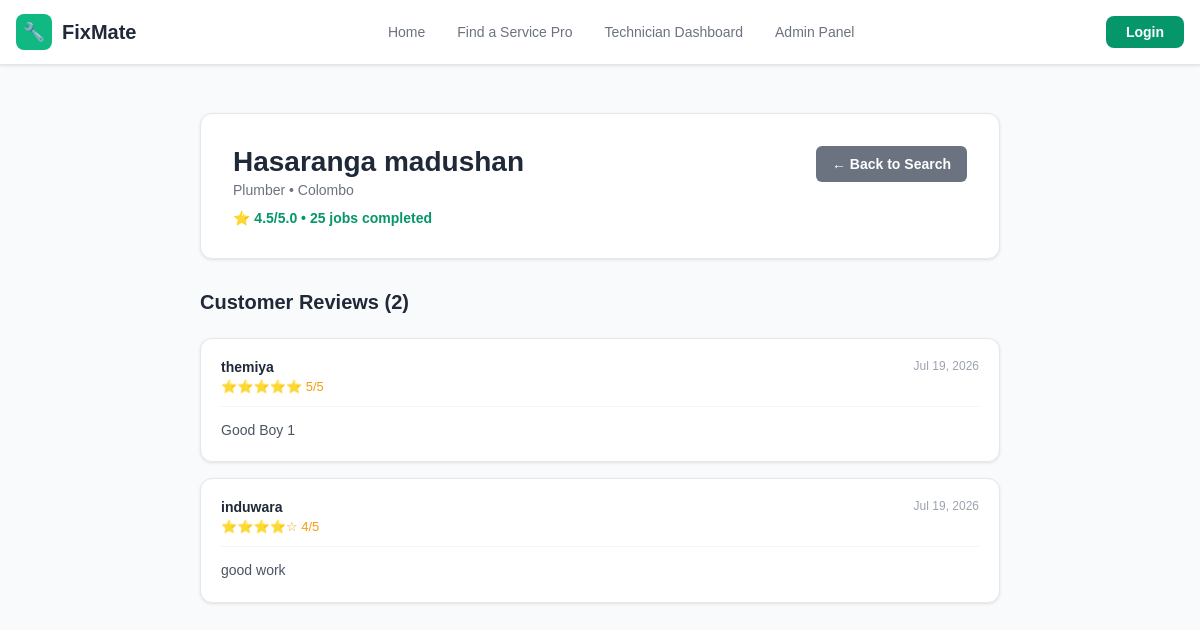
The page /pages/view_reviews.php?tech_id=2 on the database its author committed.
### tables this page shows
CREATE TABLE `technicians` (
  `id` int(11) NOT NULL AUTO_INCREMENT,
  `email` varchar(100) NOT NULL,
  `password` varchar(255) NOT NULL,
  `name` varchar(100) NOT NULL,
  `phone` varchar(20) NOT NULL,
  `district_id` int(11) NOT NULL,
  `service_id` int(11) NOT NULL,
  `experience` int(11) DEFAULT NULL,
  `rating` decimal(2,1) DEFAULT 5.0,
  `jobs_completed` int(11) DEFAULT 0,
  `bio` text DEFAULT NULL,
  `created_at` timestamp NOT NULL DEFAULT current_timestamp(),
  PRIMARY KEY (`id`),
  UNIQUE KEY `email` (`email`),
  KEY `district_id` (`district_id`),
  KEY `service_id` (`service_id`),
  CONSTRAINT `technicians_ibfk_1` FOREIGN KEY (`district_id`) REFERENCES `districts` (`id`),
  CONSTRAINT `technicians_ibfk_2` FOREIGN KEY (`service_id`) REFERENCES `services` (`id`)
);

CREATE TABLE `services` (
  `id` int(11) NOT NULL AUTO_INCREMENT,
  `service_name` varchar(100) NOT NULL,
  PRIMARY KEY (`id`)
);

CREATE TABLE `districts` (
  `id` int(11) NOT NULL AUTO_INCREMENT,
  `district_name` varchar(100) NOT NULL,
  PRIMARY KEY (`id`)
);

CREATE TABLE `ratings` (
  `id` int(11) NOT NULL AUTO_INCREMENT,
  `user_id` int(11) NOT NULL,
  `technician_id` int(11) NOT NULL,
  `rating` int(11) NOT NULL CHECK (`rating` >= 1 and `rating` <= 5),
  `review` text DEFAULT NULL,
  `created_at` timestamp NOT NULL DEFAULT current_timestamp(),
  PRIMARY KEY (`id`),
  KEY `user_id` (`user_id`),
  KEY `technician_id` (`technician_id`),
  CONSTRAINT `ratings_ibfk_1` FOREIGN KEY (`user_id`) REFERENCES `users` (`id`),
  CONSTRAINT `ratings_ibfk_2` FOREIGN KEY (`technician_id`) REFERENCES `technicians` (`id`)
);

CREATE TABLE `users` (
  `id` int(11) NOT NULL AUTO_INCREMENT,
  `email` varchar(100) NOT NULL,
  `password` varchar(255) NOT NULL,
  `name` varchar(100) NOT NULL,
  `phone` varchar(20) DEFAULT NULL,
  `created_at` timestamp NOT NULL DEFAULT current_timestamp(),
  PRIMARY KEY (`id`),
  UNIQUE KEY `email` (`email`)
);

### pages/view_reviews.php (the view, shortened to what this page needs)
<?php
include '../includes/config.php';
include '../includes/header.php';
$tech_id = isset($_GET['tech_id']) ? mysqli_real_escape_string($conn, $_GET['tech_id']) : 0;
$tech_query = "SELECT t.id, t.name, t.rating, t.jobs_completed, s.service_name, d.district_name
               FROM technicians t
               JOIN services s ON t.service_id = s.id
               JOIN districts d ON t.district_id = d.id
               WHERE t.id = '$tech_id'";
$tech_result = mysqli_query($conn, $tech_query);
$tech = mysqli_fetch_assoc($tech_result);
$reviews_query = "SELECT r.id, r.rating, r.review, r.created_at, u.name as user_name
                  FROM ratings r
                  JOIN users u ON r.user_id = u.id
                  WHERE r.technician_id = '$tech_id' AND r.review IS NOT NULL AND r.review != ''
                  ORDER BY r.created_at DESC";
$reviews_result = mysqli_query($conn, $reviews_query);
$reviews = [];
while ($row = mysqli_fetch_assoc($reviews_result)) {
    $reviews[] = $row;
}
function renderStars($rating) {
    $stars = '';
    for ($i = 1; $i <= 5; $i++) {
        if ($i <= $rating) {
            $stars .= '⭐';
        } else {
            $stars .= '☆';
        }
    }
    return $stars;
}
?>
<section class="reviews-section">
    <div class="reviews-container">
        <div class="reviews-header">
            <div class="tech-info">
                <h1><?php echo htmlspecialchars($tech['name']); ?></h1>
                <p><?php echo htmlspecialchars($tech['service_name']); ?> • <?php echo htmlspecialchars($tech['district_name']); ?></p>
                <div class="tech-stats">
                    <span>⭐ <?php echo number_format($tech['rating'], 1); ?>/5.0</span>
                    <span>•</span>
                    <span><?php echo $tech['jobs_completed']; ?> jobs completed</span>
                </div>
            </div>
            <a href="find.php" class="back-btn">← Back to Search</a>
        </div>
        <div class="reviews-list">
            <h2>Customer Reviews (<?php echo count($reviews); ?>)</h2>
            <?php if (count($reviews) > 0): ?>
                <?php foreach ($reviews as $review): ?>
                    <div class="review-card">
                        <div class="review-header">
                            <div>
                                <div class="review-user"><?php echo htmlspecialchars($review['user_name']); ?></div>
                                <div class="review-rating"><?php echo renderStars($review['rating']); ?> <?php echo $review['rating']; ?>/5</div>
                            </div>
                            <div class="review-date"><?php echo date('M d, Y', strtotime($review['created_at'])); ?></div>
                        </div>
                        <div class="review-text">
                            <?php echo htmlspecialchars($review['review']); ?>
                        </div>
                    </div>
                <?php endforeach; ?>
            <?php else: ?>
                <div class="no-reviews">
                    <p>No reviews yet. Be the first to review this professional!</p>
                </div>
            <?php endif; ?>
        </div>
    </div>
</section>
</body>
</html>

### css/style.css (style rules this page uses)
* { margin: 0; padding: 0; box-sizing: border-box; }
body { font-family: 'Arial', sans-serif; background-color: #f9fafb; color: #1f2937; }
.reviews-section { background-color: #f9fafb; padding: 48px 16px; min-height: calc(100vh - 64px); }
.reviews-container { max-width: 800px; margin: 0 auto; }
.reviews-header { display: flex; justify-content: space-between; align-items: flex-start; background-color: white; padding: 32px; border-radius: 12px; margin-bottom: 32px; border: 1px solid #e5e7eb; box-shadow: 0 1px 3px rgba(0, 0, 0, 0.1); }
.tech-info h1 { font-size: 28px; font-weight: 700; margin: 0 0 4px 0; color: #1f2937; }
.tech-info p { font-size: 14px; color: #6b7280; margin: 0 0 12px 0; }
.tech-stats { font-size: 14px; color: #059669; font-weight: 600; }
.back-btn { padding: 10px 16px; background-color: #6b7280; color: white; text-decoration: none; border-radius: 6px; font-size: 14px; font-weight: bold; transition: all 0.2s; }
.reviews-list h2 { font-size: 20px; font-weight: 700; margin-bottom: 24px; color: #1f2937; }
.review-card { background-color: white; padding: 20px; border-radius: 12px; border: 1px solid #e5e7eb; margin-bottom: 16px; box-shadow: 0 1px 3px rgba(0, 0, 0, 0.1); }
.review-header { display: flex; justify-content: space-between; align-items: flex-start; margin-bottom: 12px; padding-bottom: 12px; border-bottom: 1px solid #f3f4f6; }
.review-user { font-weight: 600; color: #1f2937; font-size: 14px; }
.review-rating { font-size: 13px; color: #f59e0b; margin-top: 4px; }
.review-date { font-size: 12px; color: #9ca3af; }
.review-text { font-size: 14px; color: #4b5563; line-height: 1.6; }

### rows shown on the page
technicians: name "Hasaranga madushan", service.service_name "Plumber", district.district_name "Colombo", rating "4.5", jobs_completed "25"
ratings: user.name "themiya", rating "⭐⭐⭐⭐⭐", rating "5", created_at "Jul 19, 2026", review "Good Boy 1"
ratings: user.name "induwara", rating "⭐⭐⭐⭐☆", rating "4", created_at "Jul 19, 2026", review "good work"

### other values the page prints
count($reviews) "2"
